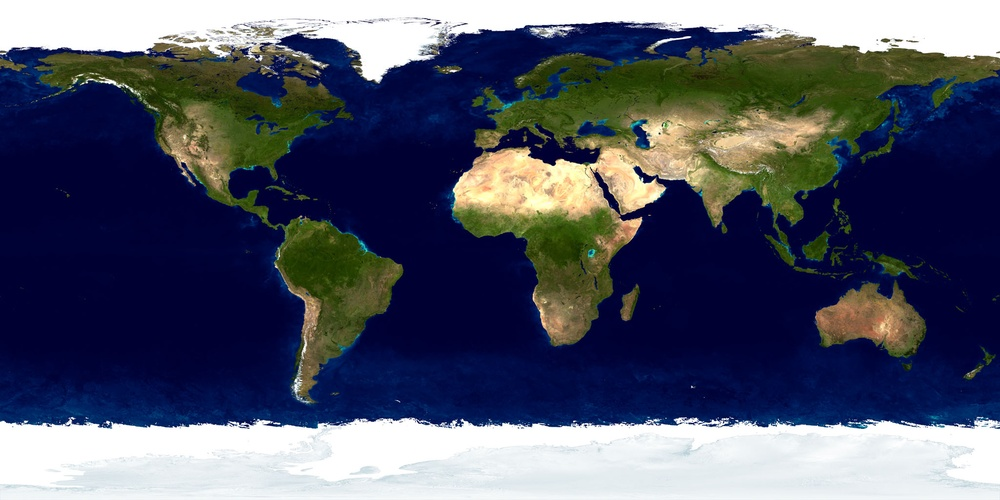
%> input picture Simulation/ChangingTransparencyExample/My/Land_ocean_ice_2048.jpg, 1000 x 500 px, shrunk from 2048 x 1024 before the run
$ octave TestEarth.m   (GNU Octave 9; MATLAB toolbox functions it lacks are replaced by stand-ins)
%> lines starting %> are read from the running program, lines starting %| are printed output that depends on the picture

earth = imread('Land_ocean_ice_2048.jpg');
%> earth is the input picture: size 500x1000x3 uint8; mean R, G, B 81.3, 85.9, 104.1
image(earth)    % display Earth image
axis image

clouds = imread('cloud_combined_2048_jpg.jpg');
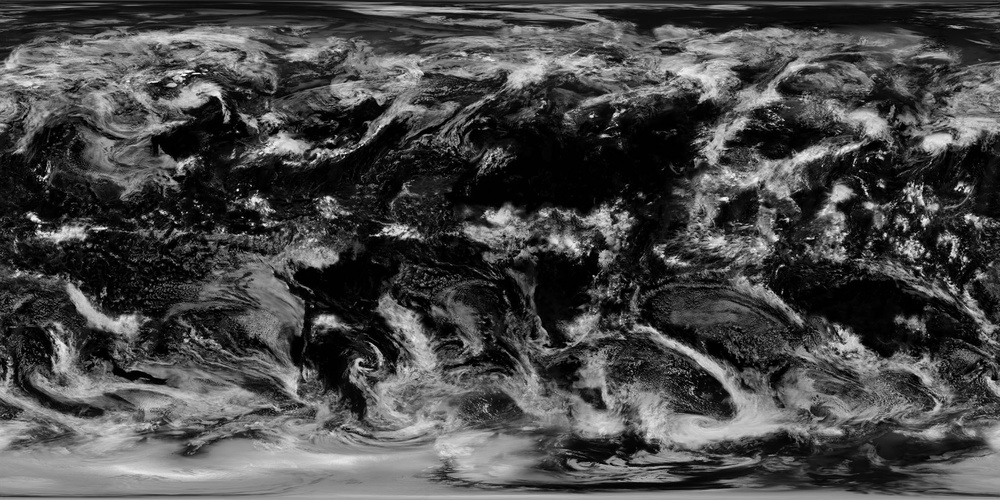
%> input picture Simulation/ChangingTransparencyExample/My/cloud_combined_2048_jpg.jpg, 1000 x 500 px, shrunk from 2048 x 1024 before the run
%> clouds is the input picture: size 500x1000x3 uint8; min 0, max 255, mean 72.7
image(earth)
axis image
hold on

im = image(clouds);
im.AlphaData = max(clouds,[],3);    % set transparency to maximum cloud value
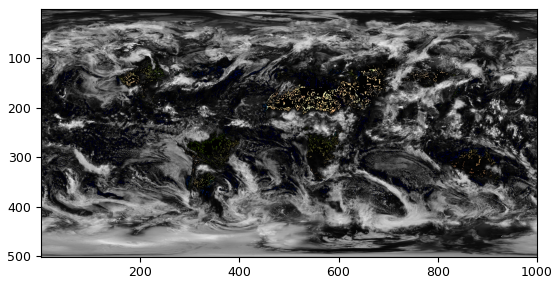
%> figure redrawn from the program's plot data
hold off

cla
p1 = patch(x,y,'r');             % make a red circular patch
%> (this line was passed over: x is not available in this run)
axis square tight                % set axis to square

p1.FaceVertexAlphaData = 0.2;    % Set constant transparency
p1.FaceAlpha = 'flat' ;          % Interpolate to find face transparency

p1.FaceVertexAlphaData = x';   % Set vertex transparency to x values
p1.FaceAlpha = 'interp' ;      % Interpolate to find face transparency
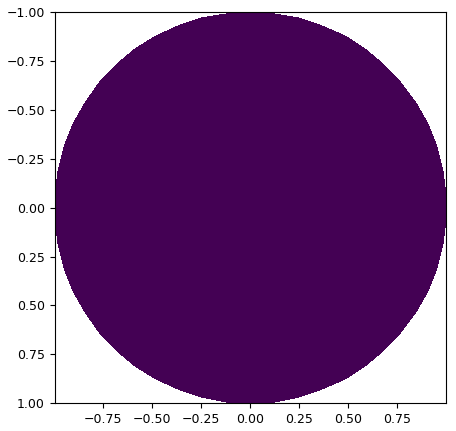
%> figure redrawn from the program's plot data

[px,py,pz] = sphere(50);                % generate coordinates for a 50 x 50 sphere

cla
sEarth = surface(py, px ,flip(pz));
%> (the run ends here)
